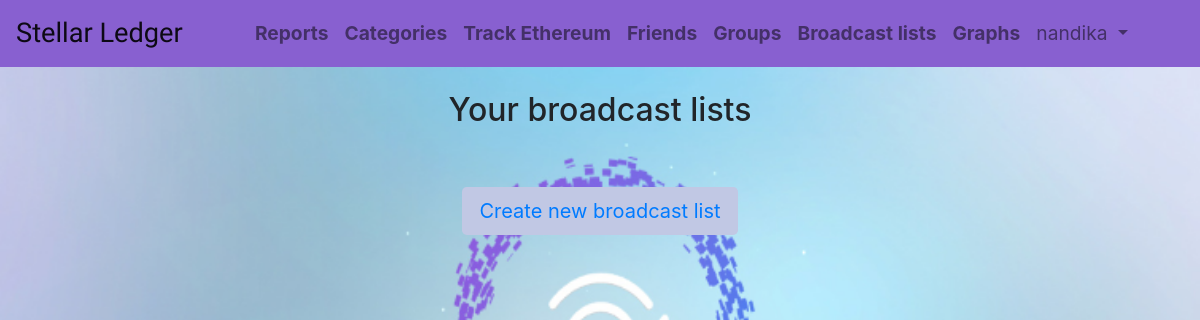
The page /friends/viewgroup/ (signed in) on the database as committed earlier.
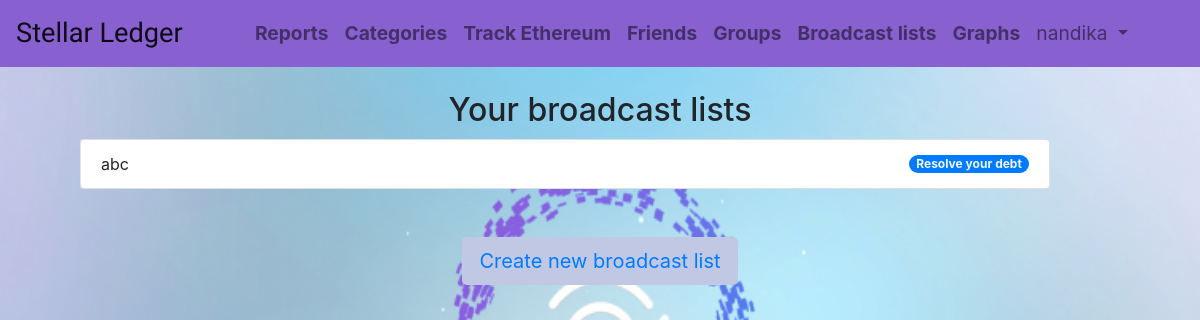
The same page on the database as committed later.
### friends/models.py (models this page shows)
class UserGroup(models.Model):
    Ch = [
        ('YES', 'YES'),
        ('NO', 'NO')
    ]
    user = models.ForeignKey(User, on_delete=models.DO_NOTHING)
    group = models.ForeignKey(Group, on_delete=models.CASCADE)
    paid = models.CharField(max_length=3, choices=Ch, default='NO')

class Group(models.Model):
    name = models.CharField(max_length=10)
    debt = models.DecimalField(default=0.00, decimal_places=2, max_digits=10, blank=True)
    debt_paid_to = models.CharField(null=True, blank=True, max_length=20)

### friends/views.py (called while the page is built)
@verified_email_required
def view_groups(request):
    g = UserGroup.objects.filter(user=request.user)
    return render(request, "friends/viewgroup.html", context={
        'g': g
    })

### templates/friends/viewgroup.html (shortened to what this page needs)
{% extends '../base.html' %}
{% block content %}
{% include '../navbar.html' %}
<br>
<h2 style="text-align: center;">Your broadcast lists</h2>
<ul class="list-group padding">
    {% for gr in g %}
    <li class="list-group-item d-flex justify-content-between align-items-center">
    {{ gr.group.name }}
    <span class="badge badge-primary badge-pill"><a href="{% url 'resolve' gr.group.id %}" style="color:aliceblue">Resolve your debt</a></span>
</li>
    {% endfor %}
</ul>
<br>
<br>
<div class=" d-flex align-items-center justify-content-center">
    <button type="button" class="btn btn-lg" style="background-color: #c1c8e4 !important;"><a href="{% url 'addgroup' %}">Create new broadcast list</a></button>
</div>
{% endblock %}

Rows that differ between the two databases and show on the page:
added UserGroup: group.name "abc"
